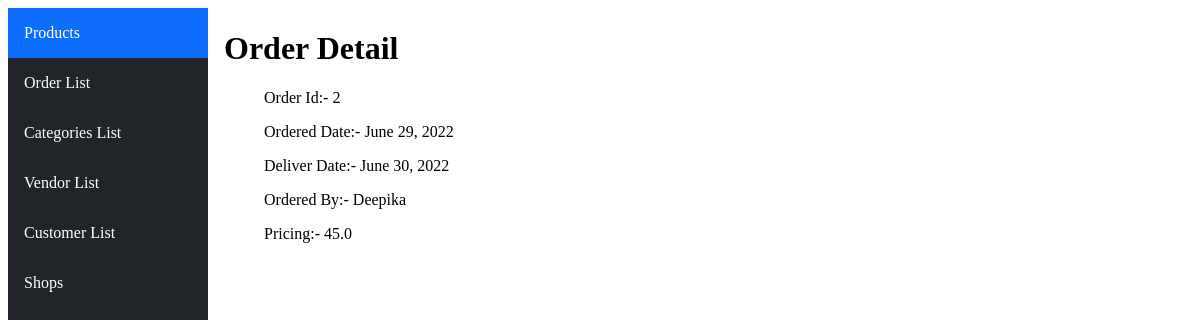
The page /orderdetail/2 on the database its author committed.
### ecommerceApp/models.py (models this page shows, shortened)
class Order(models.Model):
    order_date=models.DateField()
    pricing=models.FloatField()
    deliver_date=models.DateField()
    customer=models.ForeignKey(Customer, on_delete=models.CASCADE)

class Customer(models.Model):
    name=models.CharField(max_length=100)
    username=models.CharField(max_length=50)
    password=models.CharField(max_length=50)
    email=models.EmailField()

### ecommerceApp/views.py (the view)
# urls.py: path('orderdetail/<int:id>',views.orderDetail,name="order-detail"),
def orderDetail(request,id):
    order=Order.objects.get(pk=id)
    return render(request,'html/orderDetail.html',{"order":order})

### ecommerceApp/templates/html/orderDetail.html
{%extends "html/layout.html"%}
{%block body%}
<h1>Order Detail</h1>
    <ul>Order Id:- {{order.id}}</ul>
    <ul>Ordered Date:- {{order.order_date}}</ul>
    <ul>Deliver Date:- {{order.deliver_date}}</ul>
    <ul>Ordered By:- {{order.customer.name}}</ul>
    <ul>Pricing:- {{order.pricing}}</ul>
{%endblock%}

### rows shown on the page
Order: id "2", order_date "June 29, 2022", deliver_date "June 30, 2022", customer.name "Deepika", pricing "45.0"
